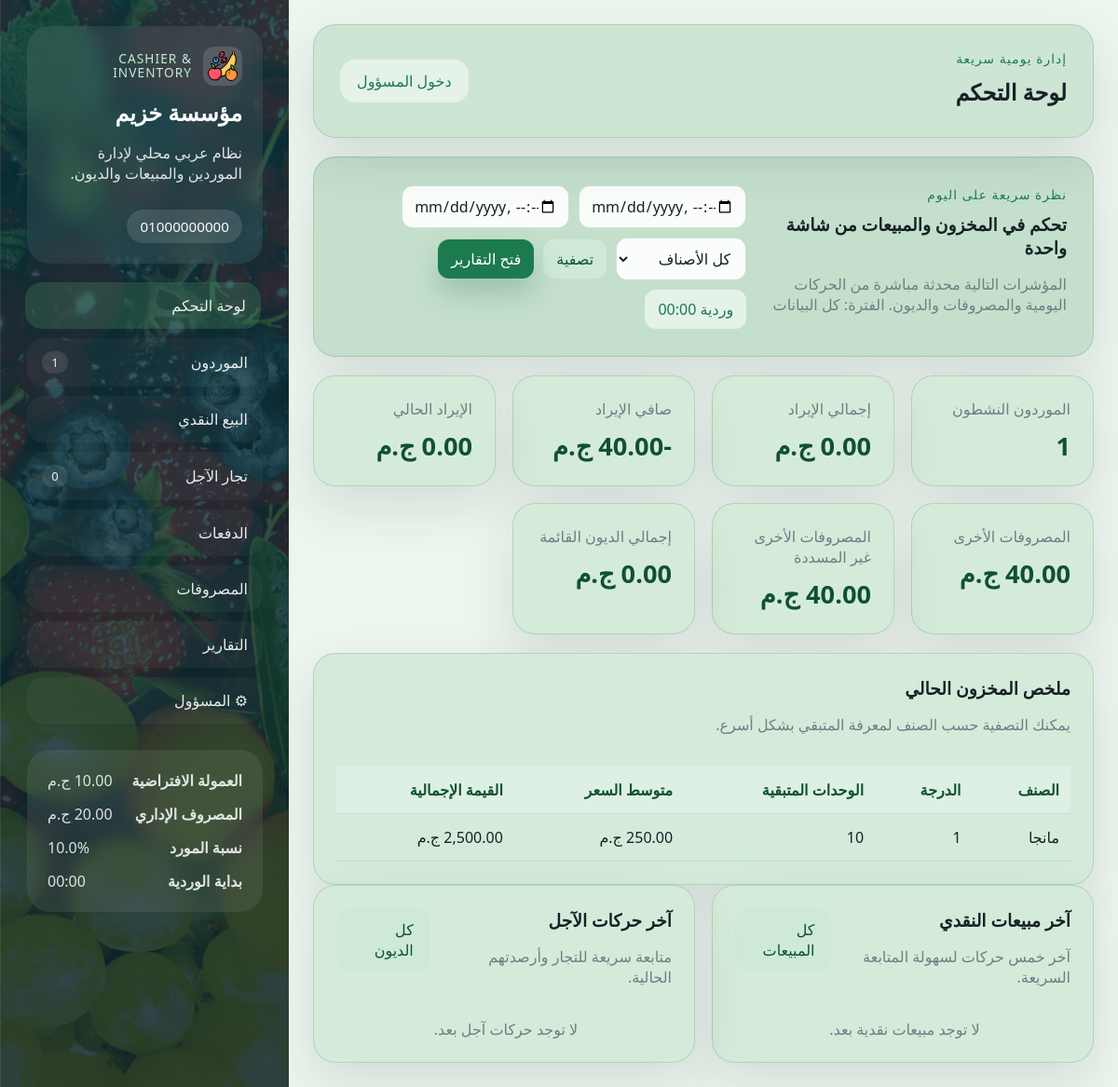
Page /dashboard on the earlier database version.
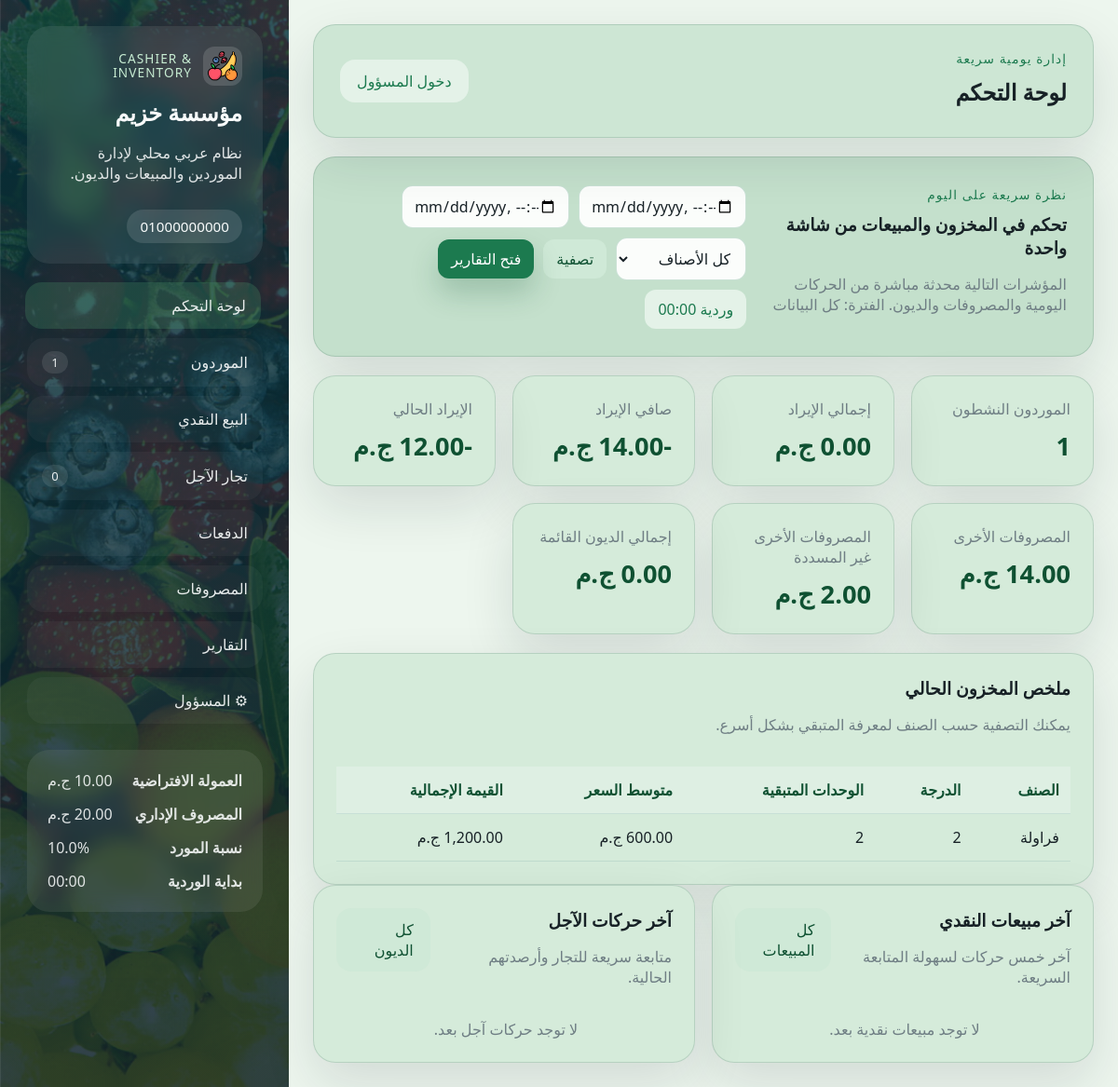
Same page on the later database version.
### models/supplier.py (models this page shows, shortened)
class Supplier(Base):
    __tablename__ = "suppliers"
    id: Mapped[int] = mapped_column(Integer, primary_key=True)
    date: Mapped[datetime] = mapped_column(DateTime, nullable=False, default=datetime.now)
    supplier_name: Mapped[str] = mapped_column(String(120), nullable=False)
    fruit_name: Mapped[str] = mapped_column(String(120), nullable=False)
    units_count: Mapped[int] = mapped_column(Integer, nullable=False)
    remaining_units: Mapped[int] = mapped_column(Integer, nullable=False)
    class_number: Mapped[str] = mapped_column(String(50), nullable=False)
    price_per_unit: Mapped[float] = mapped_column(Float, nullable=False)
    kilograms_per_unit: Mapped[float] = mapped_column(Float, nullable=False, default=0.0)
    supplier_profit_percentage: Mapped[float] = mapped_column(Float, nullable=False, default=0.0)
    total_price: Mapped[float] = mapped_column(Float, nullable=False)
    notes: Mapped[str | None] = mapped_column(Text, nullable=True)
    is_cleared: Mapped[bool] = mapped_column(Boolean, nullable=False, default=False)
    allocations = relationship(
        "InventoryAllocation", back_populates="supplier", cascade="all, delete-orphan"
    )

### routes/admin_routes.py (the view)
@admin_bp.route("/dashboard")
def dashboard():
    db_session = get_session()
    date_from = request.args.get("date_from", "").strip()
    date_to = request.args.get("date_to", "").strip()
    selected_fruit = request.args.get("fruit", "").strip() or None
    fruits_query = db_session.query(Supplier.fruit_name).distinct().order_by(Supplier.fruit_name.asc())
    fruits_query = apply_date_range(fruits_query, Supplier.date, date_from or None, date_to or None)
    fruits = [row[0] for row in fruits_query.all()]
    recent_retail_query = db_session.query(RetailTransaction)
    recent_retail_query = apply_date_range(
        recent_retail_query,
        RetailTransaction.date,
        date_from or None,
        date_to or None,
    )
    recent_retail = recent_retail_query.order_by(
        RetailTransaction.date.desc(), RetailTransaction.id.desc()
    ).limit(5).all()
    recent_debt_query = db_session.query(SpecialRetailer)
    recent_debt_query = apply_date_range(
        recent_debt_query,
        SpecialRetailer.date,
        date_from or None,
        date_to or None,
    )
    recent_debt = recent_debt_query.order_by(
        SpecialRetailer.date.desc(), SpecialRetailer.id.desc()
    ).limit(5).all()
    context = {
        **build_base_context(db_session),
        "page_title": "لوحة التحكم",
        "metrics": dashboard_metrics(db_session, date_from or None, date_to or None),
        "inventory_rows": inventory_summary(db_session, selected_fruit, date_from or None, date_to or None),
        "fruit_options": fruits,
        "selected_fruit": selected_fruit or "",
        "recent_retail": recent_retail,
        "recent_debt": recent_debt,
        "date_from": date_from,
        "date_to": date_to,
        "period_label": filtered_period_label(date_from or None, date_to or None),
    }
    return render_template("dashboard.html", **context)

### models/__init__.py (called while the page is built)
def init_app(app):
    global engine
    database_uri = app.config["DATABASE_URI"]
    connect_args = {"check_same_thread": False} if database_uri.startswith("sqlite") else {}
    engine = create_engine(database_uri, future=True, connect_args=connect_args)
    SessionLocal.configure(bind=engine)
    from models.expense import Expense
    from models.inventory_allocation import InventoryAllocation
    from models.payment import Payment
    from models.retail_transaction import RetailTransaction
    from models.settings import Settings
    from models.special_retailer import SpecialRetailer
    from models.supplier import Supplier
    Base.metadata.create_all(bind=engine)
    ensure_sqlite_columns()
    @app.teardown_appcontext
    def shutdown_session(exception=None):
        SessionLocal.remove()

def get_session():
    return SessionLocal()

### utils/helpers.py (called while the page is built, shortened)
def parse_filter_datetime(value: str | None, end_of_day: bool = False) -> datetime | None:
    if not value:
        return None

def currency_filter(value) -> str:
    return f"{float(value or 0):,.2f} ج.م"

def get_or_create_settings(db_session) -> Settings:
    settings = db_session.get(Settings, 1)
    if settings:
        return settings

### templates/dashboard.html (shortened to what the changed rows need)
{% extends "base.html" %}
{% block content %}
<section class="kpi-grid">
    <article class="kpi-card">
        <span>صافي الإيراد</span>
        <strong>{{ metrics.net_revenue|currency }}</strong>
    </article>
    <article class="kpi-card">
        <span>الإيراد الحالي</span>
        <strong>{{ metrics.current_revenue|currency }}</strong>
    </article>
    <article class="kpi-card">
        <span>المصروفات الأخرى</span>
        <strong>{{ metrics.other_expenses_total|currency }}</strong>
    </article>
    <article class="kpi-card">
        <span>المصروفات الأخرى غير المسددة</span>
        <strong>{{ metrics.unpaid_other_expenses_total|currency }}</strong>
    </article>
</section>
<section class="content-grid single-wide">
    <article class="panel full-span">
        <div class="table-wrap records-scroll">
            <table>
                <thead>
                    <tr>
                        <th>الصنف</th>
                        <th>الدرجة</th>
                        <th>الوحدات المتبقية</th>
                        <th>متوسط السعر</th>
                        <th>القيمة الإجمالية</th>
                    </tr>
                </thead>
                <tbody>
                    {% for row in inventory_rows %}
                        <tr>
                            <td>{{ row.fruit_name }}</td>
                            <td>{{ row.class_number }}</td>
                            <td>{{ row.remaining_units }}</td>
                            <td>{{ row.avg_price|currency }}</td>
                            <td>{{ row.total_value|currency }}</td>
                        </tr>
                    {% else %}
                        <tr><td colspan="5" class="empty-state">لا يوجد مخزون مطابق حالياً.</td></tr>
                    {% endfor %}
                </tbody>
            </table>
        </div>
    </article>
</section>
{% endblock %}

Differences in the rows shown:
changed Supplier: fruit_name "مانجا" → "فراولة"; class_number "1" → "2"; remaining_units "10" → "2"; avg_price "250.00 ج.م" → "600.00 ج.م"; total_value "2,500.00 ج.م" → "1,200.00 ج.م"
Other differences:
{{ metrics.net_revenue|currency }}: "-40.00 ج.م" → "-14.00 ج.م"
{{ metrics.current_revenue|currency }}: "0.00 ج.م" → "-12.00 ج.م"
{{ metrics.other_expenses_total|currency }}: "40.00 ج.م" → "14.00 ج.م"
{{ metrics.unpaid_other_expenses_total|currency }}: "40.00 ج.م" → "2.00 ج.م"
